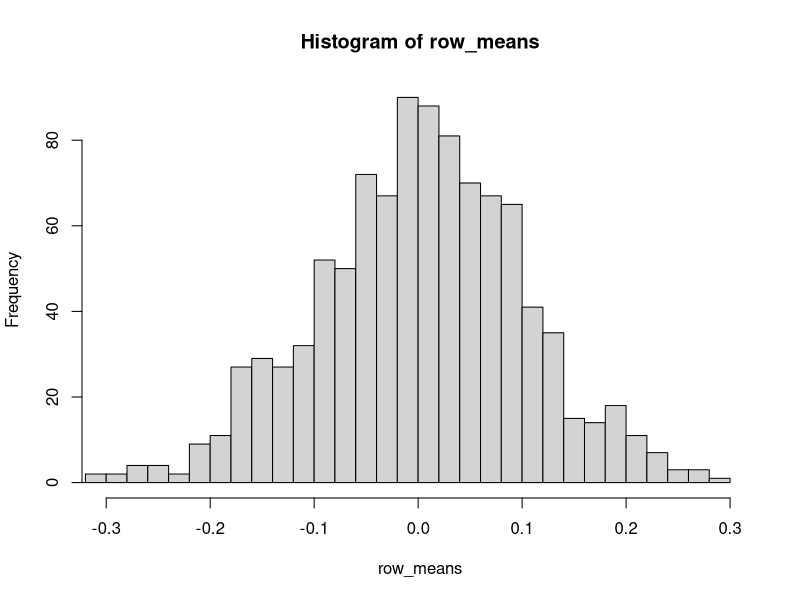
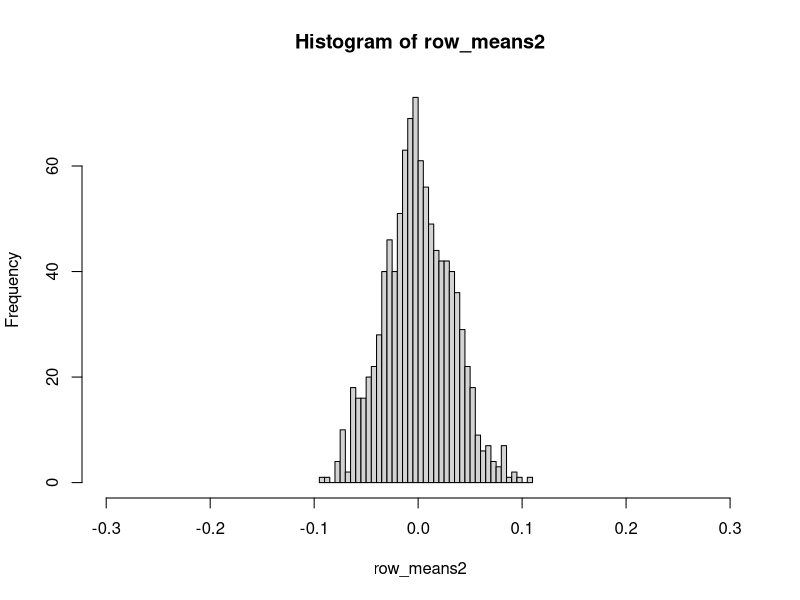

The R source for these figures, in order:
##Part 1
setwd("U:/ST3002")

#Generate 1000 times 100 matrix of standard normal random variates
X =matrix(rnorm(1000*100), nrow = 1000)

#Function to calculate the sum of squared entries in any row/column
sum_of_square = function(input){
  sum = sum(input^2)
  return(sum)
}

#Function to calculate exp(x) +1 
exp_plus_one = function(input){
  #first generate the exp of each element in the row
  exprow = exp(input)
  #add the length of the row, which accounts for +1 on each element, to the sum of the rows exps
  ret = sum(exprow)+length(input)
  return(ret)
}

#Using apply function to generate some summary statistics
row_means = apply(X, MARGIN = 1, mean)
col_means = apply(X, MARGIN = 2, mean)
sum_of_square_rows = apply(X,MARGIN = 1, sum_of_square)
sum_exp = apply(X,  MARGIN = 1, exp_plus_one)


##Part 2 

#Function to return a list of row/column vector means and standard deviations
#Default value 1 of marg makes it default to row vectors
summary.ouput = function(X, marg = 1){
  #for columns
  if(marg == 2){
    means = apply(X, MARGIN = 2, mean)
    sds = apply(X, MARGIN = 2, sd)
    number = 1:ncol(X)
    
    meantags = paste("Column", number, "Mean", sep = " ")
    sdtags = paste("Column", number, "St Dev" , sep = " ")
    
    names(means) = meantags
    names(sds) = sdtags
    
    ret = list(means = means, sds = sds)
  }
  #for rows
  else if(marg == 1){
    means = apply(X, MARGIN = 1, mean)
    sds = apply(X, MARGIN = 1, sd)
    number = c(1:nrow(X))
    
    meantags = paste("Row", number, "Mean", sep = " ")
    sdtags = paste("Row", number, "St Dev", sep = " ")
    
    names(means) = meantags
    names(sds) = sdtags
    
    ret = list(means = means, sds = sds)
  }
  #for invalid input
  else{
    stop("Please give proper arguments!")
  }
}

##Part 3 
#finding a suitable plotting limits
lim = sd(row_means)
mean_r = mean(row_means)
limits = c(mean_r-3*lim, mean_r+3*lim)

#breaks are 40 to eliminate chunky boxes
hist(row_means, xlim = limits, breaks = 40)

X2 =matrix(rnorm(1000*1000), nrow = 1000)
row_means2 = apply(X2, MARGIN = 1, mean)


hist(row_means2, xlim = limits, breaks = 40)


#The first histogram has a wider spread of values around the mean
#The second histogram is a lot more concentrated around the mean 

#The standard deviation is 1/sqrt(n), as n gets bigger the deviation from the mean will reduce 
#This is evident from the histograms as the scale reduces by 1/3 which is the equivalent of 1/sqrt(10000):1/sqrt(100000)



